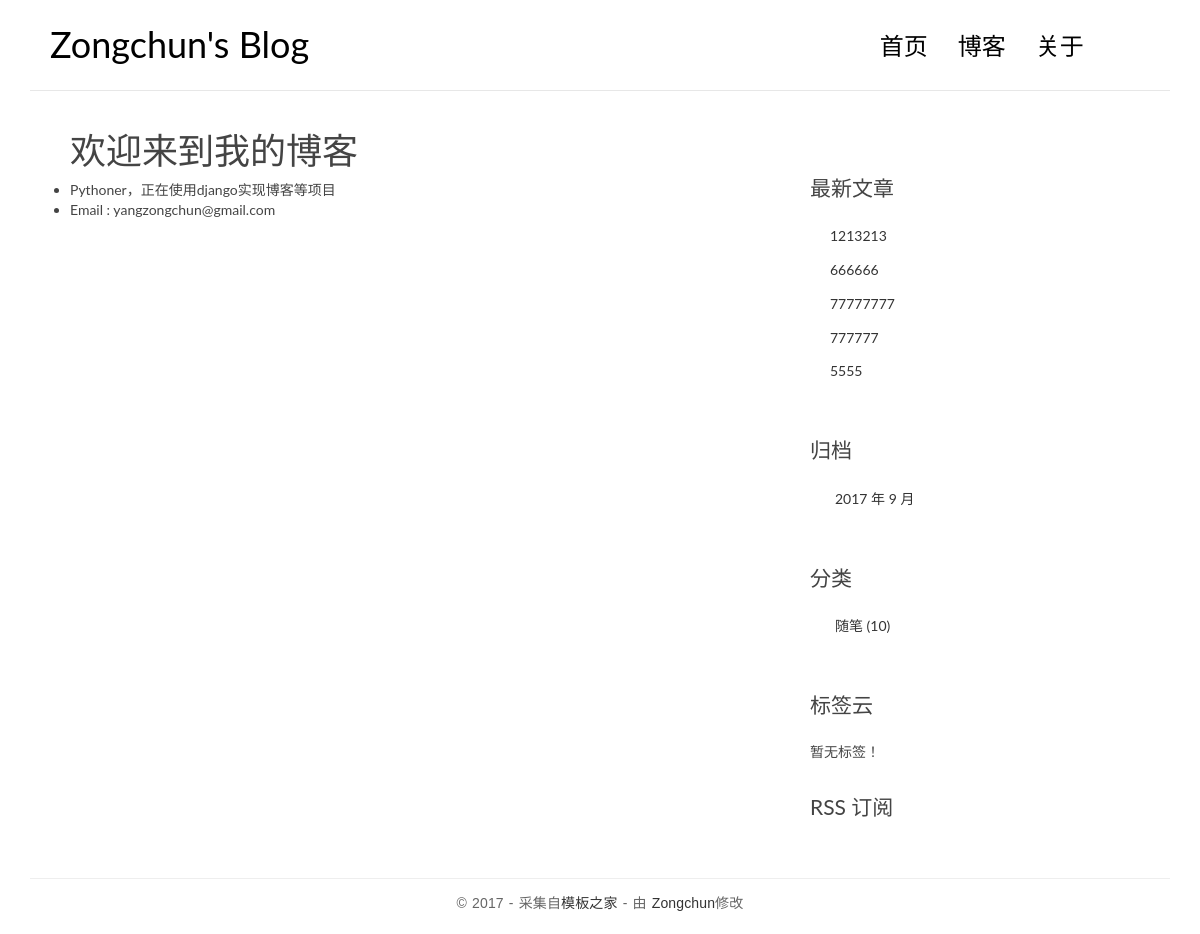
Screenshot of /aboutme/ with the database file from the repository.
### blog/models.py (models this page shows, shortened)
@python_2_unicode_compatible
class Post(models.Model):
    title = models.CharField(max_length=70)
    body = models.TextField()
    created_time = models.DateTimeField()
    modified_time = models.DateTimeField()
    excerpt = models.CharField(max_length=200, blank=True)
    views = models.PositiveIntegerField(default=0)
    category = models.ForeignKey(Category)
    tags = models.ManyToManyField(Tag, blank=True)
    author = models.ForeignKey(User)
    def get_absolute_url(self):
        return reverse('blog:detail', kwargs={'pk': self.pk})
    class Meta:
        ordering = ['-created_time']

@python_2_unicode_compatible
class Category(models.Model):
    name = models.CharField(max_length=100)

### blog/views.py (the view)
# urls.py: url(r'^aboutme/$', views.about_me, name='about_me'),
def about_me(request) :
    return render(request, 'blog/aboutme.html')

### blog/templatetags/blog_tags.py (called while the page is built)
@register.simple_tag
def get_recent_posts(num=5):
    return Post.objects.all()[:num]

@register.simple_tag
def archives():
    return Post.objects.dates('created_time', 'month', order='DESC')

@register.simple_tag
def get_categories():
    return Category.objects.annotate(num_posts=Count('post')).filter(num_posts__gt=0)

@register.simple_tag
def get_tags():
    return Tag.objects.annotate(num_posts=Count('post')).filter(num_posts__gt=0)

### templates/blog/aboutme.html (shortened to what this page needs)
{% extends "base.html" %}
{% block main %}
<ul>
    <h1>欢迎来到我的博客</h1>
    <li>Pythoner，正在使用django实现博客等项目</li>
<li>Email : yangzongchun@gmail.com</li>
</ul>
{% endblock main %}

### templates/base.html (shortened to what this page needs)
{% load staticfiles %}
{% load blog_tags %}
<!DOCTYPE html>
<html>
<head>
    <link rel="stylesheet" href="http://code.ionicframework.com/ionicons/2.0.1/css/ionicons.min.css">
    <link rel="stylesheet" href="{% static 'blog/css/bootstrap.min.css' %}">
    <link rel="stylesheet" href="{% static 'blog/css/pace.css' %}">
    <link rel="stylesheet" href="{% static 'blog/css/custom.css' %}">
    <link rel="stylesheet" href="{% static 'blog/css/highlights/github.css' %}">
</head>
<body>
<div class="container">
    <header id="site-header">
        <div class="row">
            <div class="col-md-4 col-sm-5 col-xs-8">
                <div class="logo">
                    <h1><a href="{% url 'blog:index' %}"><b>Zongchun's Blog</b></a></h1>
                </div>
            </div>
            <div class="col-md-8 col-sm-7 col-xs-4">
                <nav class="main-nav" role="navigation">
                    <div class="collapse navbar-collapse" id="bs-example-navbar-collapse-1">
                        <ul class="nav navbar-nav navbar-right">
                            <li class="cl-effect-11"><a href="{% url 'blog:index' %}" data-hover="首页">首页</a></li>
                            <li class="cl-effect-11"><a href="#" data-hover="博客">博客</a></li>
                            <li class="cl-effect-11"><a href="aboutme" data-hover="关于">关于</a></li>
                        </ul>
                    </div>
                </nav>
            </div>
        </div>
    </header>
</div>
<div class="content-body">
    <div class="container">
        <div class="row">
            <main class="col-md-8">
                {% block main %}
                {% endblock main %}
            </main>
            <aside class="col-md-4">
                <div class="widget widget-recent-posts">
                    <h3 class="widget-title">最新文章</h3>
                    {% get_recent_posts as recent_post_list %}
                    <ul>
                        {% for post in recent_post_list %}
                            <li>
                                <a href="{{ post.get_absolute_url }}">{{ post.title }}</a>
                            </li>
                        {% empty %}
                            暂无文章！
                        {% endfor %}
                    </ul>
                </div>
                <div class="widget widget-archives">
                    <h3 class="widget-title">归档</h3>
                    {% archives as date_list %}
                    <ul>
                        {% for date in date_list %}
                            <li>
                                <a href="{% url 'blog:archives' date.year date.month %}">{{ date.year }}
                                    年 {{ date.month }} 月</a>
                            </li>
                        {% empty %}
                            暂无归档！
                        {% endfor %}
                    </ul>
                </div>
                <div class="widget widget-category">
                    <h3 class="widget-title">分类</h3>
                    {% get_categories as category_list %}
                    <ul>
                        {% for category in category_list %}
                            <li>
                                <a href="{% url 'blog:category' category.pk %}">{{ category.name }} <span
                                        class="post-count">({{ category.num_posts }})</span></a>
                            </li>
                        {% empty %}
                            暂无分类！
                        {% endfor %}
                    </ul>
                </div>
                <div class="widget widget-tag-cloud">
                    <h3 class="widget-title">标签云</h3>
                    {% get_tags as tag_list %}
                    <ul>
                        {% for tag in tag_list %}
                            <li>
                                <a href="{% url 'blog:tag' tag.pk %}">{{ tag.name }}</a>
                            </li>
                        {% empty %}
                            暂无标签！
                        {% endfor %}
                    </ul>
                </div>
                <div class="rss">
                    <a href="{% url 'rss' %}"> RSS 订阅</a>
                </div>
            </aside>
        </div>
    </div>
</div>
<footer id="site-footer">
    <div class="container">
        <div class="row">
            <div class="col-md-12">
                <p class="copyright">&copy 2017 - 采集自<a href="http://www.cssmoban.com/"
                                                        target="_blank" title="模板之家">模板之家</a>
                    - 由<a> Zongchun</a>修改
                </p>
            </div>
        </div>
    </div>
</footer>
</body>
</html>

### blog/static/blog/css/custom.css (style rules this page uses)
* { outline: none; }
h1, h2, h3, h4, h5, h6 { margin-top: 0; }
b { font-weight: 400; }
a { color: #333; }
body { color: #444; font-family: 'Lato', sans-serif; }
p { font-family: 'Ubuntu', sans-serif; font-weight: 400; word-spacing: 1px; letter-spacing: 0.01em; }
#site-header { background-color: #FFF; padding: 25px 20px; margin-bottom: 40px; border-bottom: 1px solid #e7e7e7; }
.logo h1 a { color: #000; }
.logo h1 { margin: 0; font-family: 'Lato', sans-serif; font-weight: 300; }
.main-nav { margin-top: 11px; max-width: 95%; }
.main-nav a { color: #000000 !important; padding: 0 0 5px 0 !important; margin-right: 30px; font-family: 'Lato', sans-serif; font-weight: 300; font-size: 24px; }
.cl-effect-11 a { padding: 10px 0; color: #0972b4; text-shadow: none; }
.cl-effect-11 a::before { position: absolute; top: 0; left: 0; overflow: hidden; padding: 0 0 5px 0 !important; max-width: 0; border-bottom: 1px solid #000; color: #000; content: attr(data-hover); white-space: nowrap; -webkit-transition: max-width 0.5s; -moz-transition: max-width 0.5s; transition: max-width 0.5s; }
.content-body { padding-bottom: 4em; }
.widget { background: #fff; padding: 30px 0 0; }
.widget-title { font-size: 1.5em; margin-bottom: 20px; line-height: 1.6; padding: 10px 0 0; font-weight: 400; }
.widget-recent-posts ul { padding: 0; margin: 0; padding-left: 20px; }
.widget-recent-posts ul li { list-style-type: none; position: relative; line-height: 170%; margin-bottom: 10px; }
.widget-recent-posts ul li::before { content: '\f3d3'; font-family: "Ionicons"; position: absolute; left: -17px; top: 3px; font-size: 16px; color: #000; }
.widget-archives ul { padding: 0; margin: 0; padding-left: 25px; }
.widget-archives ul li { list-style-type: none; position: relative; line-height: 170%; margin-bottom: 10px; }
.widget-archives ul li::before { content: '\f3f3'; font-family: "Ionicons"; position: absolute; left: -25px; top: 1px; font-size: 16px; color: #000; }
.widget-category ul { padding: 0; margin: 0; padding-left: 25px; }
.widget-category ul li { list-style-type: none; position: relative; line-height: 170%; margin-bottom: 10px; }
.widget-category ul li::before { content: '\f3fe'; font-family: "Ionicons"; position: absolute; left: -25px; top: 1px; font-size: 18px; color: #000; }
.widget-tag-cloud ul { padding: 0; margin: 0; margin-right: -10px; }
.rss { font-size: 21px; margin-top: 30px; }
.rss a { color: #444; }
#site-footer { padding-top: 10px; padding: 0 0 1.5em 0; }
.copyright { text-align: center; padding-top: 1em; margin: 0; border-top: 1px solid #eee; color: #666; }

### rows the page displays
Post: title "1213213"
Post: title "666666"
Post: title "77777777"
Post: title "777777"
Post: title "5555"
Category: name "随笔", num_posts "10"

### other values shown
{{ date.year }} "2017"
{{ date.month }} "9"
